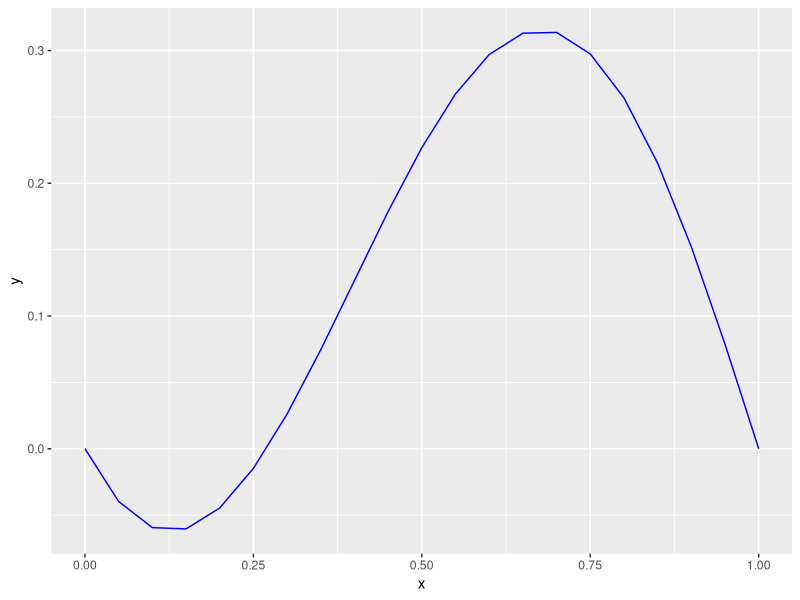

Source code (R):
## ---- chunk 1
options(digit = 6)
rm(list=ls())
library(dplyr)
library(ggplot2)
## ---- chunk 2
x = seq(0,1,by = 0.05)
f = function(x){(x-1)*tan(x) + x * sin(x*pi)}
y = f(x)

data.frame(x,y) %>%
  ggplot(aes(x,y)) +
  geom_line(color = "blue")

